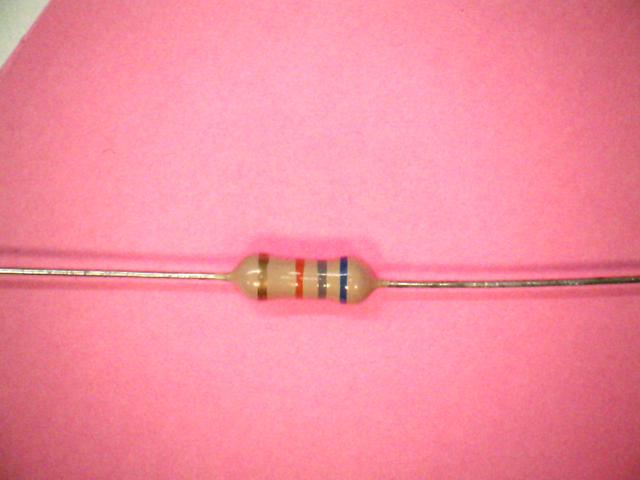
#> input picture detect_resistor_value/images/resistor1.png, 640 x 480 px; its folder holds only this picture in this run
$ python resistor.py   (older library calls are emulated)
#> lines starting #> are read from the running program, lines starting #| are printed output that depends on the picture; after the words box and inside, x2 and y2 are one past the last pixel; in counts of white or black regions, pixels touching at a corner belong together; long printed decimals are rounded
import numpy as np
import cv2
import math

from sklearn.cluster import KMeans

for idx in range(1, 5):
    img = cv2.imread('images/resistor{}.png'.format(idx))
#> img is the input picture: shape (480, 640, 3); mean B, G, R 158.6, 139.6, 243.5

    kernel_3 = np.ones((3, 3), np.uint8)

    median = cv2.medianBlur(img, 5)
    blur = cv2.bilateralFilter(median, 5, 110, 120)

    opening = cv2.morphologyEx(blur, cv2.MORPH_OPEN, kernel_3)

    opening = cv2.morphologyEx(opening, cv2.MORPH_CLOSE, kernel_3)
    kernel_4 = np.ones((4, 4), np.uint8)

    erosion = cv2.erode(opening, kernel_4, iterations=1)

    edges = cv2.Canny(erosion, 15, 80, 3)
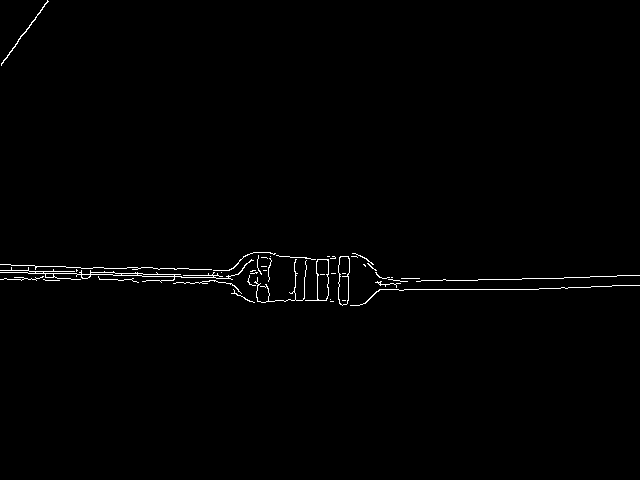
#> edges: shape (480, 640); 0.84% white in thin lines or dots, all inside (x1, y1, x2, y2) = (0, 0, 640, 306)
    lines = cv2.HoughLines(edges, 1, np.pi / 180, 80)
#> lines = 27 rows, first 8: [272, 1.59], [264, 1.61], [270, 1.61], [289, 1.57], [265, 1.59], [277, 1.59], [297, 1.54], [268, 1.61]

    for rho, theta in lines[0]:
        print("rho: {} theta: {}".format(rho, theta))
        num_rows, num_cols = img.shape[:2]
        print("rows: {} cols: {} ".format(num_rows, num_cols))
        degree = math.degrees(theta)

        angle = degree - 90
        print(angle)
        a = np.cos(theta)
        b = np.sin(theta)
        x0 = a * rho
        y0 = b * rho
        alpha = 1000
        x1 = int(x0 + alpha * (-b))
        y1 = int(y0 + alpha * (a))
        x2 = int(x0 - alpha * (-b))
        y2 = int(y0 - alpha * (a))

        xn = np.cos(math.radians(angle)) * x0 - \
            np.sin(math.radians(angle)) * y0
        yn = np.sin(math.radians(angle)) * x0 + \
            np.cos(math.radians(angle)) * y0
        print("xn: {} yn: {}".format(xn, yn))

        img_cpy = img.copy()
        cv2.line(img_cpy, (x1, y1), (x2, y2), (255, 255, 255), 90)
        print("x1: {} y1: {} x2: {} y2: {}".format(x1, y1, x2, y2))

        rotation_matrix = cv2.getRotationMatrix2D(
            (num_cols / 2, num_rows / 2), angle, 1)
        rot_img = cv2.warpAffine(
            img_cpy, rotation_matrix, (num_cols, num_rows))
        org = cv2.warpAffine(img, rotation_matrix, (num_cols, num_rows))

        gray = cv2.cvtColor(rot_img, cv2.COLOR_BGR2GRAY)
        mask = gray < 255
        gray[mask] = 0
        binary = gray
#> this loop made 1 pass
#> (rho, theta, num_rows, num_cols, degree, angle, a, b) on pass 1: (272, 1.59, 480, 640, 91, 1, -0.0175, 1)
#| rho: 272.0 theta: 1.588
#| rows: 480 cols: 640
#| 1
#| xn: -9.493 yn: 271.834
#| x1: -1004 y1: 254 x2: 995 y2: 289
#> gray: shape (480, 640); 18.7% white; 1 white region
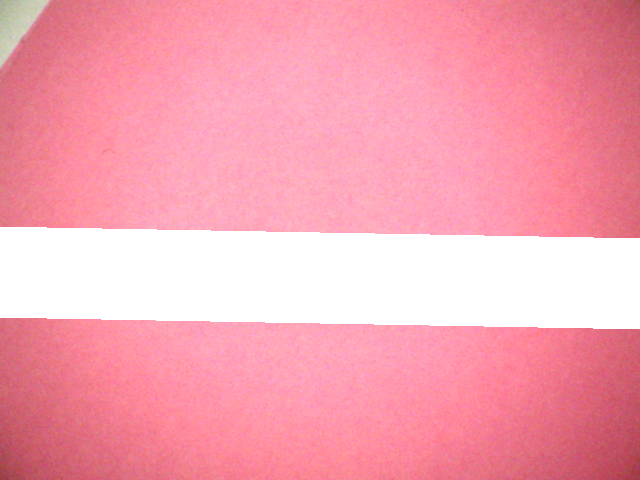
#> img_cpy: shape (480, 640, 3); mean B, G, R 178.4, 162.1, 246.7

    _, contours, _ = cv2.findContours(
        binary, cv2.RETR_EXTERNAL, cv2.CHAIN_APPROX_SIMPLE)
#> contours = 1 contour; box (x1, y1, x2, y2) and area: (0, 232, 640, 324) 56774

    def find_largest_cnt(contours):
        max_area = 0
        largest_contour = None
        for cnt in contours:
            area = cv2.contourArea(cnt)
            if area > max_area:
                max_area = area
                largest_contour = cnt
#> this loop made 1 pass
#> (area, max_area) on pass 1: (56773.5, 56773.5)
#> after the loop, largest_contour = contour of 90 points, box (x1, y1, x2, y2) (0, 232, 640, 324), area 56774; max_area = 56773.5
        return largest_contour

    x, y, w, h = cv2.boundingRect(find_largest_cnt(contours))
#> x = 0; y = 232; w = 640; h = 92
    cropped_org = org[y:y + h, x:x + w]
    cropped = cv2.medianBlur(cropped_org, 11)
    lab = cv2.cvtColor(cropped, cv2.COLOR_BGR2LAB)
#> lab: shape (92, 640, 3); mean of channels 0, 1, 2 174.2, 168.9, 137.6

    k1 = 0.5
    k2 = 6.5

    def color_std(lab_img):
        stds_col = np.zeros((100, lab_img.shape[1]), dtype=np.uint8)
        stds_row = np.zeros((lab_img.shape[0], 50), dtype=np.uint8)
        L, a, b = cv2.split(lab_img)
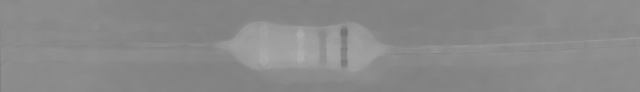
#> b: shape (92, 640); min 114, max 176, mean 137.6

        for col in range(lab_img.shape[1]):
            std_L = np.std(L[:, col])
            std_a = np.std(a[:, col])
            std_b = np.std(b[:, col])
            stds_col[:, col] = int(k1 * std_L + k2 * (std_a + std_b))
#> this loop made 640 passes
#> (std_L, std_a, std_b) on passes 1 to 3: (60.64, 17.38, 4.12), (16.37, 8.4, 2.25), (9.94, 5.62, 2.25)
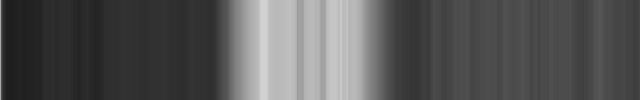
#> stds_col: shape (100, 640); min 29, max 210, mean 86.2

        for row in range(lab_img.shape[0]):
            std_L = np.std(L[row, :])
            std_a = np.std(a[row, :])
            std_b = np.std(b[row, :])
            stds_row[row, :] = int(k1 * std_L + k2 * (std_a + std_b))
#> this loop made 92 passes
#> (std_L, std_a, std_b) on passes 1 to 12: (12.69, 4.52, 3.89), (12.63, 4.51, 3.82), (12.55, 4.51, 3.82), (12.38, 4.49, 3.81), (12.23, 4.45, 3.79), (12.14, 4.55, 3.73), (12.07, 4.74, 3.72), (12.04, 4.98, 3.79), (12.03, 5.13, 3.79), (12, 5.27, 3.75), (11.98, 5.33, 3.75), (11.98, 5.41, 3.8)

        return stds_col, stds_row

    std_col, std_row = color_std(lab)

    std_row = cv2.equalizeHist(std_row)

    std_col_bgr = cv2.cvtColor(std_col, cv2.COLOR_GRAY2BGR)
    std_row_bgr = cv2.cvtColor(std_row, cv2.COLOR_GRAY2BGR)

    right_part = np.vstack(
        (std_row_bgr, np.zeros((100, 50, 3), dtype=np.uint8)))
    left_part = np.vstack((cropped, std_col_bgr))
    out_image = np.hstack((left_part, right_part))

    _, std_col_thresh = cv2.threshold(std_col, 70, 255, cv2.THRESH_BINARY)
#> std_col_thresh: shape (100, 640); 50% white; 10 white regions, largest, box (x1, y1, x2, y2) and area: (221, 0, 393, 100) 17200, (540, 0, 573, 100) 3300, (499, 0, 530, 100) 3100
    kernel_6 = np.ones((6, 6), np.uint8)
    dilation_col = cv2.dilate(std_col_thresh, kernel_6, iterations=1)
#> dilation_col: shape (100, 640); 55.6% white; 6 black regions, box (x1, y1, x2, y2) and area: (5, 0, 219, 100) 21400, (396, 0, 431, 100) 3500, (627, 0, 640, 100) 1300, (576, 0, 586, 100) 1000, (442, 0, 450, 100) 800, (616, 0, 620, 100) 400
    closing_col = cv2.morphologyEx(dilation_col, cv2.MORPH_CLOSE, kernel_6)
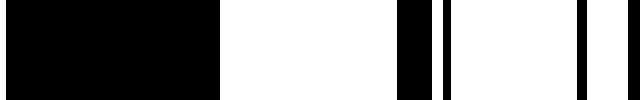
#> closing_col: shape (100, 640); 56.4% white; 5 black regions

    _, cnt_std_col, _ = cv2.findContours(
        closing_col, cv2.RETR_EXTERNAL, cv2.CHAIN_APPROX_SIMPLE)
#> cnt_std_col = 5 contours; box (x1, y1, x2, y2) and area: (220, 0, 397, 100) 17424, (451, 0, 577, 100) 12375, (587, 0, 628, 100) 3960, (432, 0, 443, 100) 990, (0, 0, 6, 100) 495
    x1, y1, w1, h1 = cv2.boundingRect(find_largest_cnt(cnt_std_col))
#> the loop in find_largest_cnt (call 2), `for cnt in contours:` made 5 passes
#> (area, max_area, largest_contour) on passes 1, 2, 4: (3960, 3960, [[587, 0], [587, 99], [627, 99], [627, 0]]), (12375, 12375, [[451, 0], [451, 99], [576, 99], [576, 0]]), (17424, 17424, [[220, 0], [220, 99], [396, 99], [396, 0]])
#> (cnt, area) on passes 3, 5: ([[432, 0], [432, 99], [442, 99], [442, 0]], 990), ([[0, 0], [0, 99], [5, 99], [5, 0]], 495)
#> x1 = 220; y1 = 0; w1 = 177; h1 = 100
    print("x1: {} 1: {}".format(x1, y1))
#| x1: 220 1: 0

    _, std_row_thresh = cv2.threshold(std_row, 120, 255, cv2.THRESH_BINARY)
#> std_row_thresh: shape (92, 50); 51.1% white; 2 black regions, box (x1, y1, x2, y2) and area: (0, 0, 50, 24) 1200, (0, 71, 50, 92) 1050

    _, cnt_std_row, _ = cv2.findContours(
        std_row_thresh, cv2.RETR_EXTERNAL, cv2.CHAIN_APPROX_SIMPLE)
#> cnt_std_row = [[[0, 24], [0, 70], [49, 70], [49, 24]]]
    x2, y2, w2, h2 = cv2.boundingRect(find_largest_cnt(cnt_std_row))
#> x2 = 0; y2 = 24; w2 = 50; h2 = 47
    cropped_row = cropped_org[y2:y2 + h2, x1:x1 + w1]

    row, col, _ = cropped_row.shape
#> row = 47; col = 177
    y1 = int(row * 0.1)
#> y1 = 4
    y2 = int(row * 0.9)
#> y2 = 42
    x1 = int(col * 0.15)
#> x1 = 26
    x2 = int(col * 0.85)
#> x2 = 150

    cropped_cpy = cropped_row[y1:y2, x1:x2]

    eroded = cv2.erode(cropped_cpy, (5, 5), iterations=3)

    img = np.zeros(eroded.shape, dtype=np.uint8)
    b, g, r = cv2.split(eroded)
#> b: shape (38, 124)

    color_mean_b = np.mean(b, axis=0)
#> color_mean_b = 124 values, max 115 at index 102, min 26.55 at index 53, mean 92.52
    color_mean_g = np.mean(g, axis=0)
#> color_mean_g = 124 values, max 155.2 at index 9, min 60.42 at index 98, mean 127.6
    color_mean_r = np.mean(r, axis=0)
#> color_mean_r = 124 values, max 209.4 at index 48, min 55.45 at index 96, mean 183.7

    img[:, :, 0] = color_mean_b
#> img: shape (38, 124, 3)
    img[:, :, 1] = color_mean_g
    img[:, :, 2] = color_mean_r

    h, w = img.shape[:2]
#> h = 38; w = 124

    image = img.reshape((img.shape[0] * img.shape[1], 3))

    kmeans = KMeans(n_clusters=5)
    labels = kmeans.fit_predict(image)
#> labels = 4712 values, max 4 at index 73, min 0 at index 0, mean 1.03

    quant = kmeans.cluster_centers_.astype("uint8")[labels]

    from collections import Counter
    cnt = Counter(labels)
#> cnt = {0: 2888, 3: 684, 2: 532, 4: 380, 1: 228}

    most_common_label, _ = cnt.most_common()[0]
#> most_common_label = 0

    most_common_rgb = kmeans.cluster_centers_.astype("uint8")[
        most_common_label]
#> most_common_rgb = [103, 146, 199]

    quant = quant.reshape((h, w, 3))
    image = quant.copy()

    eroded = cv2.erode(quant, (5, 5), iterations=1)

    quant[np.where((quant != most_common_rgb).all(axis=2))] = [255, 255, 255]
    quant[np.where((quant == most_common_rgb).all(axis=2))] = [0, 0, 0]
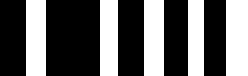
#> quant: shape (38, 124, 3) (shown 2 times larger); 38.7% white; 5 white regions, box (x1, y1, x2, y2) and area: (113, 0, 124, 38) 418, (13, 0, 23, 38) 380, (72, 0, 82, 38) 380, (50, 0, 59, 38) 342, (94, 0, 102, 38) 304

    binary = cv2.cvtColor(quant, cv2.COLOR_BGR2GRAY)
#> binary: shape (38, 124); 38.7% white; 5 white regions

    _, contours, _ = cv2.findContours(
        binary, cv2.RETR_EXTERNAL, cv2.CHAIN_APPROX_SIMPLE)
#> contours = 5 contours; box (x1, y1, x2, y2) and area: (113, 0, 124, 38) 370, (72, 0, 82, 38) 333, (13, 0, 23, 38) 333, (50, 0, 59, 38) 296, (94, 0, 102, 38) 259

    # cv2.drawContours(image, contours, -1, (0, 255, 0), 1)

    rects = [cv2.boundingRect(cnt) for cnt in contours]
#> rects = [(113, 0, 11, 38), (94, 0, 8, 38), (72, 0, 10, 38), (50, 0, 9, 38), (13, 0, 10, 38)]
    rects = sorted(rects, key=lambda x: x[0])
#> rects = [(13, 0, 10, 38), (50, 0, 9, 38), (72, 0, 10, 38), (94, 0, 8, 38), (113, 0, 11, 38)]

    cv2.imshow("image", np.vstack([image, quant]))
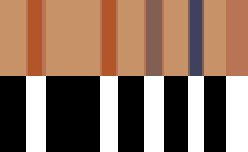
#> window 'image': shape (76, 124, 3) (shown 2 times larger); mean B, G, R 95, 112.8, 140.5
    cv2.waitKey(0)

    i = 0
    for ind, rect in enumerate(rects):
        x, y, w, h = rect
        print("x: {} y: {} w: {} h: {}".format(x, y, w, h))
        if i < 4:
            crop = image[y:h+y, x:w+x]
            i += 1

            h, w = crop.shape[:2]
#> (the run stopped early here; a loop or call above may not have finished)
